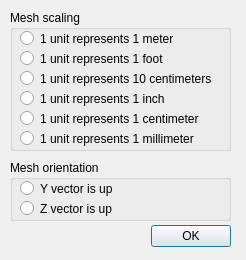
<?xml version="1.0" encoding="UTF-8"?>
<ui version="4.0">
 <class>CQDlgImportOptions</class>
 <widget class="QDialog" name="CQDlgImportOptions">
  <property name="geometry">
   <rect>
    <x>0</x>
    <y>0</y>
    <width>246</width>
    <height>260</height>
   </rect>
  </property>
  <property name="windowTitle">
   <string>Import Options</string>
  </property>
  <property name="locale">
   <locale language="English" country="UnitedStates"/>
  </property>
  <widget class="QDialogButtonBox" name="qqOk">
   <property name="geometry">
    <rect>
     <x>10</x>
     <y>220</y>
     <width>221</width>
     <height>32</height>
    </rect>
   </property>
   <property name="standardButtons">
    <set>QDialogButtonBox::Ok</set>
   </property>
  </widget>
  <widget class="QGroupBox" name="groupBox">
   <property name="geometry">
    <rect>
     <x>10</x>
     <y>10</y>
     <width>221</width>
     <height>141</height>
    </rect>
   </property>
   <property name="title">
    <string>Mesh scaling</string>
   </property>
   <property name="flat">
    <bool>true</bool>
   </property>
   <widget class="QRadioButton" name="qqM">
    <property name="geometry">
     <rect>
      <x>10</x>
      <y>20</y>
      <width>201</width>
      <height>17</height>
     </rect>
    </property>
    <property name="text">
     <string>1 unit represents 1 meter</string>
    </property>
    <property name="autoExclusive">
     <bool>false</bool>
    </property>
   </widget>
   <widget class="QRadioButton" name="qqCm">
    <property name="geometry">
     <rect>
      <x>10</x>
      <y>100</y>
      <width>201</width>
      <height>17</height>
     </rect>
    </property>
    <property name="text">
     <string>1 unit represents 1 centimeter</string>
    </property>
    <property name="autoExclusive">
     <bool>false</bool>
    </property>
   </widget>
   <widget class="QRadioButton" name="qqMm">
    <property name="geometry">
     <rect>
      <x>10</x>
      <y>120</y>
      <width>201</width>
      <height>17</height>
     </rect>
    </property>
    <property name="text">
     <string>1 unit represents 1 millimeter</string>
    </property>
    <property name="autoExclusive">
     <bool>false</bool>
    </property>
   </widget>
   <widget class="QRadioButton" name="qqIn">
    <property name="geometry">
     <rect>
      <x>10</x>
      <y>80</y>
      <width>201</width>
      <height>17</height>
     </rect>
    </property>
    <property name="text">
     <string>1 unit represents 1 inch</string>
    </property>
    <property name="autoExclusive">
     <bool>false</bool>
    </property>
   </widget>
   <widget class="QRadioButton" name="qq10Cm">
    <property name="geometry">
     <rect>
      <x>10</x>
      <y>60</y>
      <width>201</width>
      <height>17</height>
     </rect>
    </property>
    <property name="text">
     <string>1 unit represents 10 centimeters</string>
    </property>
    <property name="autoExclusive">
     <bool>false</bool>
    </property>
   </widget>
   <widget class="QRadioButton" name="qqFt">
    <property name="geometry">
     <rect>
      <x>10</x>
      <y>40</y>
      <width>201</width>
      <height>17</height>
     </rect>
    </property>
    <property name="text">
     <string>1 unit represents 1 foot</string>
    </property>
    <property name="autoExclusive">
     <bool>false</bool>
    </property>
   </widget>
  </widget>
  <widget class="QGroupBox" name="groupBox_2">
   <property name="geometry">
    <rect>
     <x>10</x>
     <y>160</y>
     <width>221</width>
     <height>61</height>
    </rect>
   </property>
   <property name="title">
    <string>Mesh orientation</string>
   </property>
   <property name="flat">
    <bool>true</bool>
   </property>
   <widget class="QRadioButton" name="qqY">
    <property name="geometry">
     <rect>
      <x>10</x>
      <y>20</y>
      <width>201</width>
      <height>17</height>
     </rect>
    </property>
    <property name="text">
     <string>Y vector is up</string>
    </property>
    <property name="autoExclusive">
     <bool>false</bool>
    </property>
   </widget>
   <widget class="QRadioButton" name="qqZ">
    <property name="geometry">
     <rect>
      <x>10</x>
      <y>40</y>
      <width>201</width>
      <height>17</height>
     </rect>
    </property>
    <property name="text">
     <string>Z vector is up</string>
    </property>
    <property name="autoExclusive">
     <bool>false</bool>
    </property>
   </widget>
  </widget>
 </widget>
 <tabstops>
  <tabstop>qqM</tabstop>
  <tabstop>qqFt</tabstop>
  <tabstop>qq10Cm</tabstop>
  <tabstop>qqIn</tabstop>
  <tabstop>qqCm</tabstop>
  <tabstop>qqMm</tabstop>
  <tabstop>qqY</tabstop>
  <tabstop>qqZ</tabstop>
  <tabstop>qqOk</tabstop>
 </tabstops>
 <resources/>
 <connections/>
</ui>
